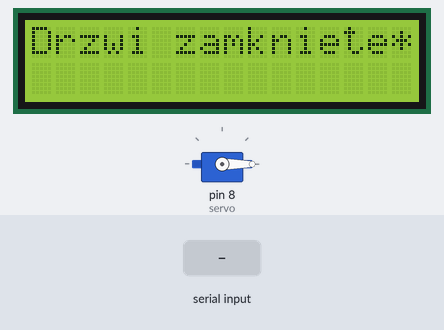
A sketch run on a simulated Arduino Uno, built with avr-gcc and run on an emulated ATmega328P. Shown: 16×2 character LCD, servo. The test bench sets the inputs (shaded band).

Above: at 1.2 s.
1.3 s: "o" received over Serial
At 3.94 s:
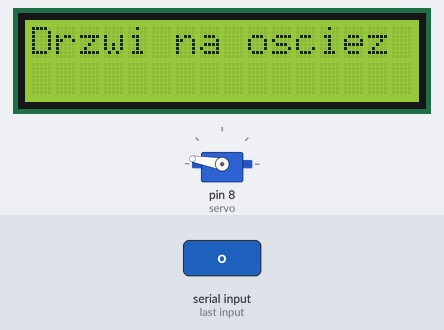
4.0 s: "1" received over Serial
At 4.3 s:
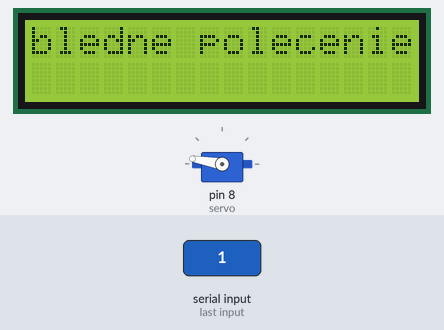
5.5 s: "z" received over Serial
At 5.95 s:
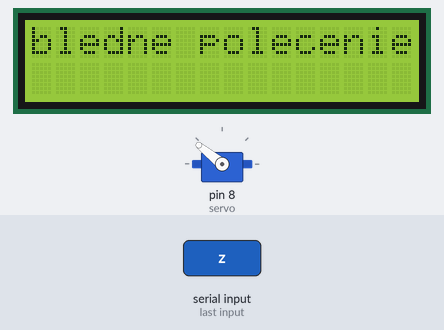
8.2 s: "0" received over Serial
At 8.7 s:
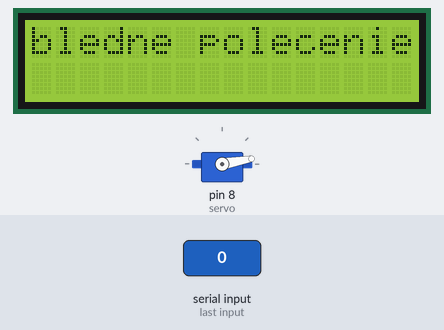
Timing chart, 0 to 10.7 s (numbered marks = the images above; inputs shaded):
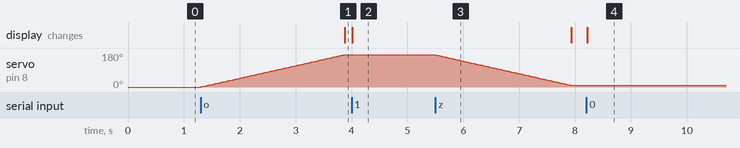

Measured:
- after the input at 1.3 s, servo on pin 8 (servo): moves from 0° to 170° over 2.5 s, starting at once; the display: changes after 2.6 s (image 1)
- after the input at 4.0 s, the display: changes at once (image 2)
- after the input at 5.5 s, servo on pin 8 (servo): moves from 170° to 10° over 2.4 s, starting at once
- after the input at 8.2 s, the display: changes at once (image 4)

The sketch:

zadanie2.ino
```cpp
#include <Servo.h>
#include  <LiquidCrystal_I2C.h>  // standardowa biblioteka Arduino
//#include  // dolaczenie pobranej biblioteki I2C dla LCD
LiquidCrystal_I2C lcd(0x27, 2, 1, 0, 4, 5, 6, 7, 3, POSITIVE);  // Ustawienie adresu ukladu na 0x27
Servo servo;
int angle = 0;

void setup() {
  lcd.begin(16,2);
  lcd.backlight();
  servo.attach(8);
  servo.write(angle);
  Serial.begin(9600);
  angle=servo.read();
  lcd.print((angle>=170 ? "Drzwi na osciez  " : (angle<170 && angle >15 ? "Drzwi otwarte"+String(angle) :"Drzwi zamkniete ")));
}

int a=1;
void loop()
{
  angle=servo.read();
  if (a==1){
      lcd.setCursor(0,0);lcd.print(((angle>=170 ? "Drzwi na osciez *   " : (angle<170 && angle >15 ? "Drzwi otwarte"+String(angle) :"Drzwi zamkniete*   "))));
      a=0;
  }
  if(Serial.available()>0){
  switch(Serial.read()){
    case 'o':
      if (angle<170){
        while(angle<170)
  {
    servo.write(angle+1);
    delay(15);
    angle=servo.read()       ;
  }} a=1;break;
  case 'z':

    if(angle>10){
        while(angle>10)
  {
    servo.write(angle-1);

    delay(15);
    angle=servo.read();
  }
    }a=1;break;
    default: lcd.setCursor(0,0);lcd.print("bledne polecenie");

  } }
}
```
